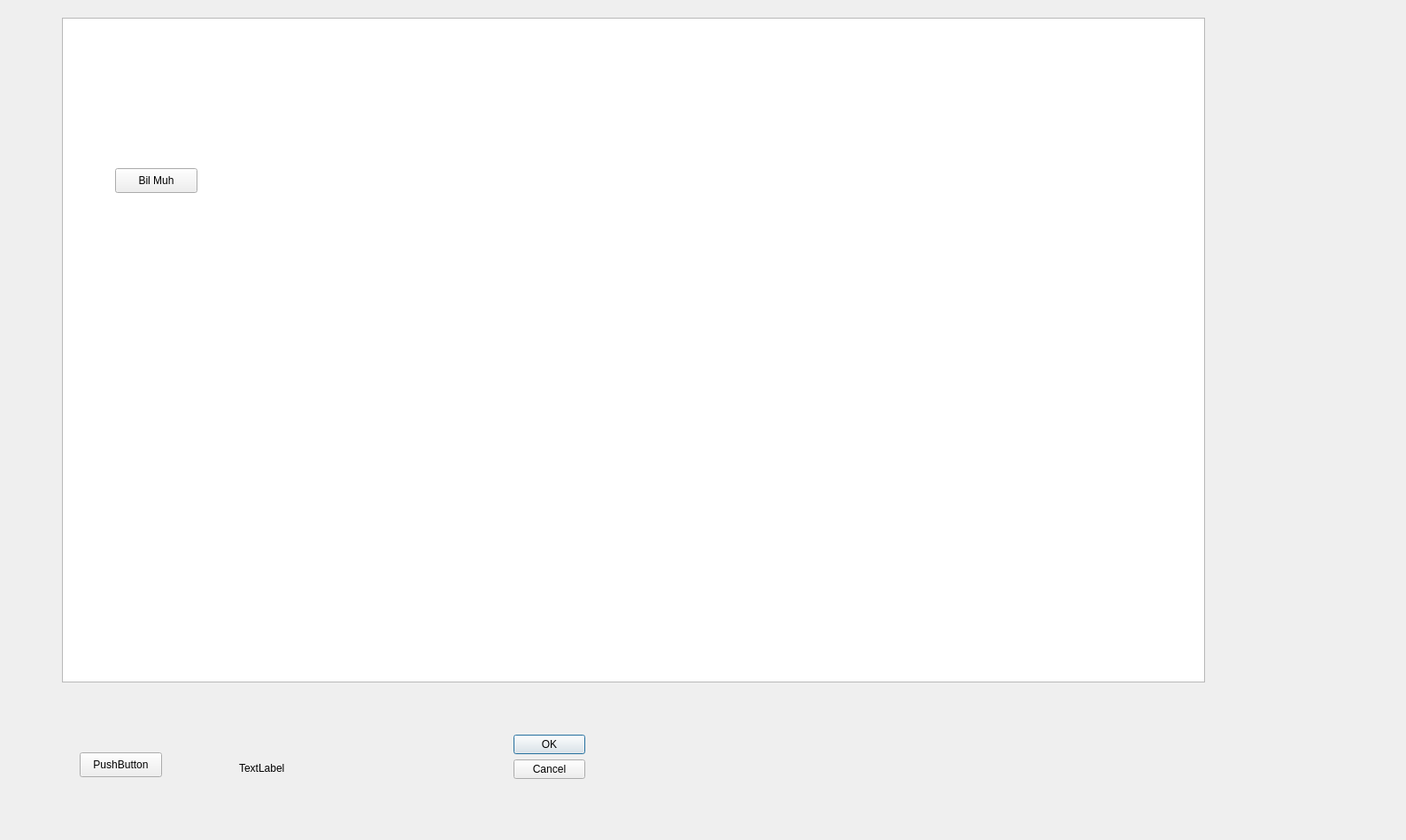
<?xml version="1.0" encoding="UTF-8"?>
<ui version="4.0">
 <class>disMekan</class>
 <widget class="QDialog" name="disMekan">
  <property name="geometry">
   <rect>
    <x>0</x>
    <y>0</y>
    <width>1588</width>
    <height>949</height>
   </rect>
  </property>
  <property name="windowTitle">
   <string>Dialog</string>
  </property>
  <widget class="QDialogButtonBox" name="buttonBox">
   <property name="geometry">
    <rect>
     <x>580</x>
     <y>830</y>
     <width>81</width>
     <height>91</height>
    </rect>
   </property>
   <property name="orientation">
    <enum>Qt::Vertical</enum>
   </property>
   <property name="standardButtons">
    <set>QDialogButtonBox::Cancel|QDialogButtonBox::Ok</set>
   </property>
  </widget>
  <widget class="QLabel" name="label">
   <property name="geometry">
    <rect>
     <x>270</x>
     <y>860</y>
     <width>211</width>
     <height>16</height>
    </rect>
   </property>
   <property name="text">
    <string>TextLabel</string>
   </property>
  </widget>
  <widget class="QPushButton" name="pushButton">
   <property name="geometry">
    <rect>
     <x>90</x>
     <y>850</y>
     <width>93</width>
     <height>28</height>
    </rect>
   </property>
   <property name="text">
    <string>PushButton</string>
   </property>
  </widget>
  <widget class="QGraphicsView" name="disMapView">
   <property name="geometry">
    <rect>
     <x>70</x>
     <y>20</y>
     <width>1291</width>
     <height>751</height>
    </rect>
   </property>
  </widget>
  <widget class="QPushButton" name="bilMuhButton">
   <property name="geometry">
    <rect>
     <x>130</x>
     <y>190</y>
     <width>93</width>
     <height>28</height>
    </rect>
   </property>
   <property name="text">
    <string>Bil Muh</string>
   </property>
  </widget>
 </widget>
 <resources/>
 <connections>
  <connection>
   <sender>buttonBox</sender>
   <signal>accepted()</signal>
   <receiver>disMekan</receiver>
   <slot>accept()</slot>
   <hints>
    <hint type="sourcelabel">
     <x>248</x>
     <y>254</y>
    </hint>
    <hint type="destinationlabel">
     <x>157</x>
     <y>274</y>
    </hint>
   </hints>
  </connection>
  <connection>
   <sender>buttonBox</sender>
   <signal>rejected()</signal>
   <receiver>disMekan</receiver>
   <slot>reject()</slot>
   <hints>
    <hint type="sourcelabel">
     <x>316</x>
     <y>260</y>
    </hint>
    <hint type="destinationlabel">
     <x>286</x>
     <y>274</y>
    </hint>
   </hints>
  </connection>
 </connections>
</ui>
